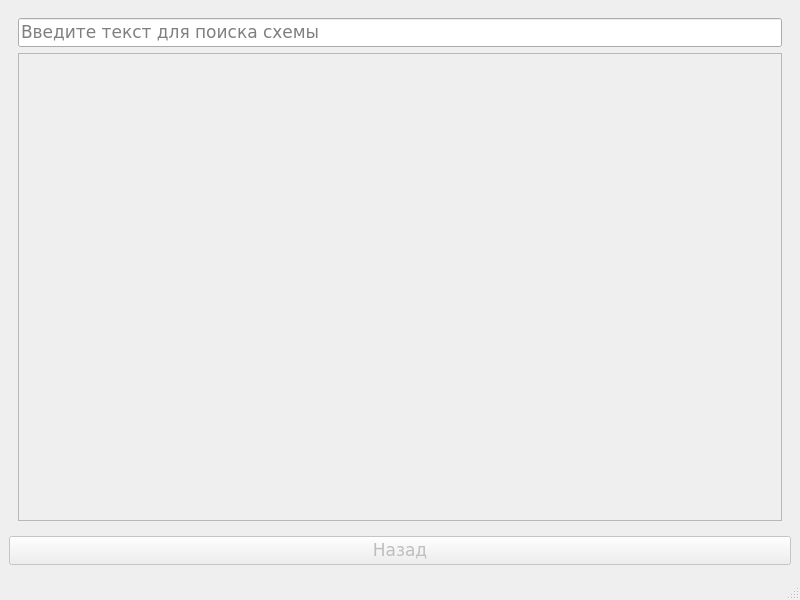
<?xml version="1.0" encoding="UTF-8"?>
<ui version="4.0">
 <class>MainWindow</class>
 <widget class="QMainWindow" name="MainWindow">
  <property name="geometry">
   <rect>
    <x>0</x>
    <y>0</y>
    <width>800</width>
    <height>600</height>
   </rect>
  </property>
  <property name="font">
   <font>
    <family>DejaVu Sans</family>
    <pointsize>13</pointsize>
   </font>
  </property>
  <property name="windowTitle">
   <string>Установка настроек по умолчанию</string>
  </property>
  <widget class="QWidget" name="centralwidget">
   <layout class="QVBoxLayout" name="verticalLayout">
    <item>
     <widget class="QStackedWidget" name="stackedWidget">
      <property name="currentIndex">
       <number>0</number>
      </property>
      <widget class="QWidget" name="searchPage">
       <layout class="QVBoxLayout" name="verticalLayout_2">
        <item>
         <widget class="QLineEdit" name="schemaSearchLine">
          <property name="placeholderText">
           <string>Введите текст для поиска схемы</string>
          </property>
         </widget>
        </item>
        <item>
         <widget class="QScrollArea" name="schemaButtonScrollArea">
          <property name="widgetResizable">
           <bool>true</bool>
          </property>
          <widget class="QWidget" name="schemaButtonsScrollAreaContents">
           <property name="geometry">
            <rect>
             <x>0</x>
             <y>0</y>
             <width>750</width>
             <height>394</height>
            </rect>
           </property>
           <layout class="QVBoxLayout" name="verticalLayout_3"/>
          </widget>
         </widget>
        </item>
       </layout>
      </widget>
      <widget class="QWidget" name="schemePage">
       <layout class="QVBoxLayout" name="verticalLayout_4">
        <item>
         <widget class="QLabel" name="schemaName">
          <property name="text">
           <string/>
          </property>
          <property name="textFormat">
           <enum>Qt::AutoText</enum>
          </property>
          <property name="alignment">
           <set>Qt::AlignCenter</set>
          </property>
         </widget>
        </item>
        <item>
         <widget class="QLineEdit" name="keySearchLine">
          <property name="placeholderText">
           <string>Введите текст для поиска ключа</string>
          </property>
         </widget>
        </item>
        <item>
         <widget class="QWidget" name="schemaInteractionWidget" native="true">
          <layout class="QHBoxLayout" name="horizontalLayout_4">
           <item>
            <widget class="QPushButton" name="setSchemaAsDefault_pushButton">
             <property name="sizePolicy">
              <sizepolicy hsizetype="Preferred" vsizetype="Preferred">
               <horstretch>0</horstretch>
               <verstretch>0</verstretch>
              </sizepolicy>
             </property>
             <property name="text">
              <string>Установить действующие значения 
как значения по умолчанию</string>
             </property>
            </widget>
           </item>
           <item>
            <spacer name="horizontalSpacer_3">
             <property name="orientation">
              <enum>Qt::Horizontal</enum>
             </property>
             <property name="sizeHint" stdset="0">
              <size>
               <width>40</width>
               <height>20</height>
              </size>
             </property>
            </spacer>
           </item>
           <item>
            <widget class="QPushButton" name="fixSchemaValue_pushButton">
             <property name="sizePolicy">
              <sizepolicy hsizetype="Preferred" vsizetype="Preferred">
               <horstretch>0</horstretch>
               <verstretch>0</verstretch>
              </sizepolicy>
             </property>
             <property name="text">
              <string>Зафиксировать действующие значения</string>
             </property>
            </widget>
           </item>
          </layout>
         </widget>
        </item>
       </layout>
      </widget>
      <widget class="QWidget" name="keyPage">
       <layout class="QVBoxLayout" name="verticalLayout_5">
        <item>
         <widget class="QWidget" name="widget" native="true">
          <property name="sizePolicy">
           <sizepolicy hsizetype="Preferred" vsizetype="Preferred">
            <horstretch>0</horstretch>
            <verstretch>0</verstretch>
           </sizepolicy>
          </property>
          <layout class="QHBoxLayout" name="horizontalLayout_2">
           <item>
            <widget class="QLabel" name="keyPage_schemaName">
             <property name="text">
              <string/>
             </property>
            </widget>
           </item>
           <item>
            <widget class="QLabel" name="currentKeyLabel">
             <property name="text">
              <string/>
             </property>
             <property name="alignment">
              <set>Qt::AlignCenter</set>
             </property>
            </widget>
           </item>
          </layout>
         </widget>
        </item>
        <item>
         <layout class="QHBoxLayout" name="horizontalLayout">
          <item>
           <widget class="QLabel" name="currentValueLabel">
            <property name="sizePolicy">
             <sizepolicy hsizetype="Preferred" vsizetype="Minimum">
              <horstretch>0</horstretch>
              <verstretch>0</verstretch>
             </sizepolicy>
            </property>
            <property name="text">
             <string>Текущее значение:</string>
            </property>
           </widget>
          </item>
          <item>
           <spacer name="horizontalSpacer">
            <property name="orientation">
             <enum>Qt::Horizontal</enum>
            </property>
            <property name="sizeHint" stdset="0">
             <size>
              <width>40</width>
              <height>20</height>
             </size>
            </property>
           </spacer>
          </item>
          <item>
           <widget class="QLabel" name="currentValue">
            <property name="text">
             <string/>
            </property>
           </widget>
          </item>
         </layout>
        </item>
        <item>
         <widget class="QPlainTextEdit" name="keyDescription">
          <property name="sizePolicy">
           <sizepolicy hsizetype="Expanding" vsizetype="Maximum">
            <horstretch>0</horstretch>
            <verstretch>0</verstretch>
           </sizepolicy>
          </property>
          <property name="lineWidth">
           <number>0</number>
          </property>
          <property name="tabChangesFocus">
           <bool>true</bool>
          </property>
          <property name="readOnly">
           <bool>true</bool>
          </property>
          <property name="overwriteMode">
           <bool>false</bool>
          </property>
          <property name="backgroundVisible">
           <bool>false</bool>
          </property>
          <property name="centerOnScroll">
           <bool>false</bool>
          </property>
         </widget>
        </item>
        <item>
         <spacer name="verticalSpacer">
          <property name="orientation">
           <enum>Qt::Vertical</enum>
          </property>
          <property name="sizeHint" stdset="0">
           <size>
            <width>20</width>
            <height>40</height>
           </size>
          </property>
         </spacer>
        </item>
        <item>
         <widget class="QWidget" name="widget_2" native="true">
          <property name="sizePolicy">
           <sizepolicy hsizetype="Preferred" vsizetype="Preferred">
            <horstretch>0</horstretch>
            <verstretch>0</verstretch>
           </sizepolicy>
          </property>
          <layout class="QHBoxLayout" name="horizontalLayout_3">
           <item>
            <widget class="QLabel" name="label">
             <property name="text">
              <string>Значение</string>
             </property>
            </widget>
           </item>
           <item>
            <spacer name="horizontalSpacer_2">
             <property name="orientation">
              <enum>Qt::Horizontal</enum>
             </property>
             <property name="sizeHint" stdset="0">
              <size>
               <width>40</width>
               <height>20</height>
              </size>
             </property>
            </spacer>
           </item>
           <item>
            <widget class="QSpinBox" name="keyValue_spinBox">
             <property name="minimum">
              <number>-2147483647</number>
             </property>
             <property name="maximum">
              <number>2147483647</number>
             </property>
            </widget>
           </item>
           <item>
            <widget class="QDoubleSpinBox" name="keyValue_doubleSpinBox">
             <property name="minimum">
              <double>-2147483647.000000000000000</double>
             </property>
             <property name="maximum">
              <double>2147483647.000000000000000</double>
             </property>
            </widget>
           </item>
           <item>
            <widget class="QLineEdit" name="keyValue_lineEdit"/>
           </item>
           <item>
            <widget class="QComboBox" name="keyValue_comboBox"/>
           </item>
          </layout>
         </widget>
        </item>
        <item>
         <widget class="QPushButton" name="setCurrentValuesAsDefault_pushButton">
          <property name="text">
           <string>Задать значение по умолчанию</string>
          </property>
         </widget>
        </item>
        <item>
         <widget class="QPushButton" name="fixCurrentValueAsDefaulr_pushbutton">
          <property name="text">
           <string>Зафиксировать значение по умолчанию</string>
          </property>
         </widget>
        </item>
       </layout>
      </widget>
     </widget>
    </item>
    <item>
     <widget class="QPushButton" name="goBackPushButton">
      <property name="enabled">
       <bool>false</bool>
      </property>
      <property name="text">
       <string>Назад</string>
      </property>
     </widget>
    </item>
   </layout>
  </widget>
  <widget class="QMenuBar" name="menubar">
   <property name="geometry">
    <rect>
     <x>0</x>
     <y>0</y>
     <width>800</width>
     <height>33</height>
    </rect>
   </property>
  </widget>
  <widget class="QStatusBar" name="statusbar"/>
 </widget>
 <resources/>
 <connections/>
</ui>
